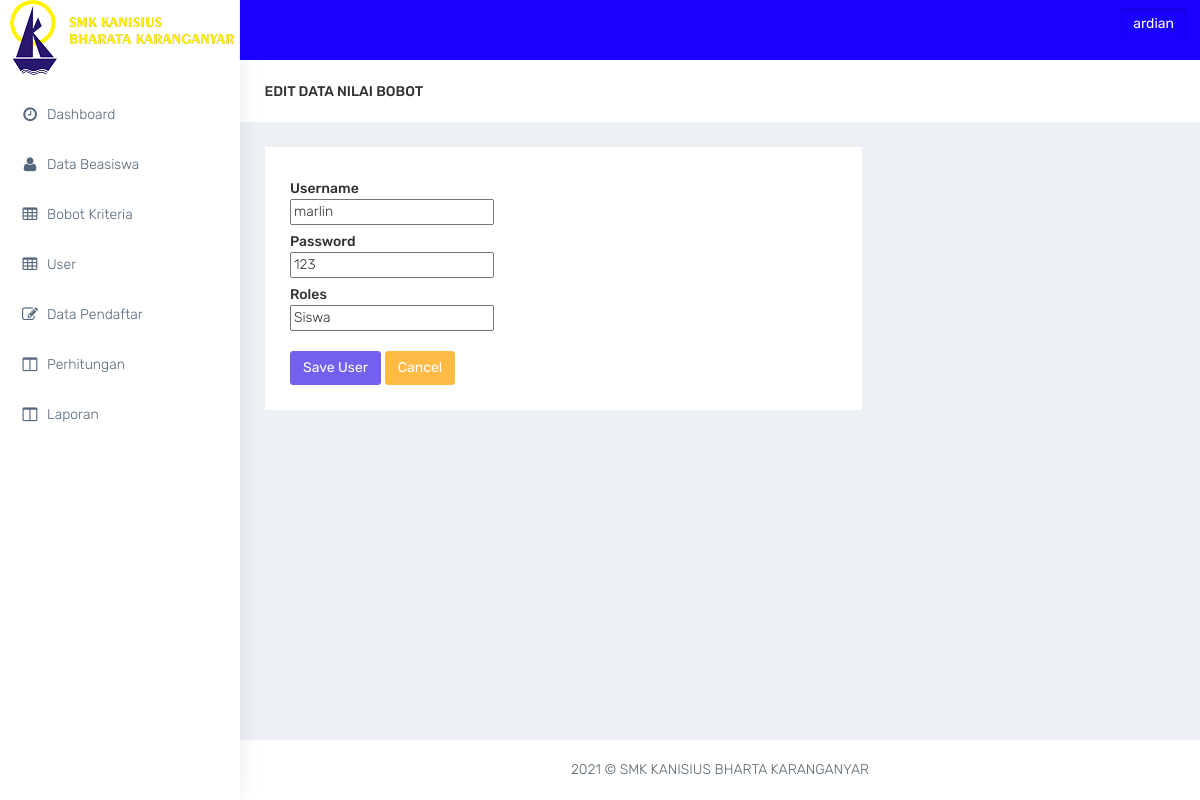
Screenshot of /edit_siswa.php?id=marlin (signed in) with the database file from the repository.
### tables this page shows
CREATE TABLE IF NOT EXISTS `user` (
`id_user` int(9) NOT NULL,
  `username` varchar(30) NOT NULL,
  `password` varchar(20) NOT NULL,
  `role` varchar(30) NOT NULL
);

### web/edit_siswa.php (the view, shortened to what this page needs)
<!DOCTYPE html>
<html lang="en">
<?php
include 'koneksi.php';
$username = $_SESSION['username'];
?>
<head>
    <link href="bootstrap/dist/css/bootstrap.min.css" rel="stylesheet">
    <link href="../plugins/bower_components/sidebar-nav/dist/sidebar-nav.min.css" rel="stylesheet">
    <link href="../plugins/bower_components/toast-master/css/jquery.toast.css" rel="stylesheet">
    <link href="../plugins/bower_components/morrisjs/morris.css" rel="stylesheet">
    <link href="../plugins/bower_components/chartist-js/dist/chartist.min.css" rel="stylesheet">
    <link href="../plugins/bower_components/chartist-plugin-tooltip-master/dist/chartist-plugin-tooltip.css" rel="stylesheet">
    <link href="css/animate.css" rel="stylesheet">
    <link href="css/style.css" rel="stylesheet">
    <link href="css/colors/default.css" id="theme" rel="stylesheet">
</head>
<body class="fix-header">
    <div id="wrapper">
        <nav class="navbar navbar-default navbar-static-top m-b-0">
            <div class="navbar-header">
                <div class="top-left-part">
                     <a class="logo" href="formulir.php">
                        <b>
                            <img src="../plugins/img/logo.png" alt="home" class="light-logo" />
                        </b>
                        <span class="hidden-xs">
                            <img src="../plugins/img/smk.png" alt="home" class="light-logo" />
                        </span>
                    </a>
                </div>
                <ul class="nav navbar-top-links navbar-right pull-right">
					<div class="btn btn-square btn-dark">
						<a class="btn dropdown-toggle" data-toggle="dropdown">
							<i class="icon-user"></i><?php echo "<font color=white>$username</font>" ?>
					</div>
                </ul>
            </div>
        </nav>
        <div class="navbar-default sidebar" role="navigation">
            <div class="sidebar-nav slimscrollsidebar">
                <div class="sidebar-head">
                    <h3><span class="fa-fw open-close"><i class="ti-close ti-menu"></i></span> <span class="hide-menu">Navigation</span></h3>
                </div>
                <ul class="nav" id="side-menu">
                <li style="padding: 90px 0 0;">
                        <a href="index.php" class="waves-effect"><i class="fa fa-clock-o fa-fw" aria-hidden="true"></i>Dashboard</a>
                    </li>
                    <li>
                        <a href="data_beasiswa.php" class="waves-effect"><i class="fa fa-user fa-fw" aria-hidden="true"></i>Data Beasiswa</a>
                    </li>
                    <li>
                        <a href="data_bobot.php" class="waves-effect"><i class="fa fa-table fa-fw" aria-hidden="true"></i>Bobot Kriteria</a>
                    </li>
                    <li>
                        <a href="input_siswa.php" class="waves-effect"><i class="fa fa-table fa-fw" aria-hidden="true"></i>User</a>
                    </li>
                    <li>
                        <a href="input_kriteria.php" class="waves-effect"><i class="fa fa-edit fa-fw" aria-hidden="true"></i>Data Pendaftar</a>
                    </li>
                    <li>
                        <a href="bobot_kriteria.php" class="waves-effect"><i class="fa fa-columns fa-fw" aria-hidden="true"></i>Perhitungan</a>
                    </li>
                    <li>
                        <a href="data_awal.php" class="waves-effect"><i class="fa fa-columns fa-fw" aria-hidden="true"></i>Laporan</a>
                    </li>
                </ul>
            </div>
        </div>
        <div id="page-wrapper">
            <div class="container-fluid">
                <div class="row bg-title">
                    <div class="col-lg-3 col-md-4 col-sm-4 col-xs-12">
                        <h4 class="page-title">EDIT DATA NILAI BOBOT</h4>
                    </div>
                </div>
                <div class="row">
					<div class="col-md-8 col-xs-12">
                        <div class="white-box">
							<?php if(!empty($_GET)){
							$id= $_GET['id'];
							$query=mysql_query("SELECT * FROM user WHERE username='$id'");
							while($row=mysql_fetch_array($query)) {
							$user = $row['username'];
							$pass = $row['password'];
							$role = $row['role'];
							}
							}
							?>
							<form class="form-horizontal" method="post" action="proses_updsiswa.php">
								<fieldset>
									<div class="control-group">
									<label class="control-label" for="inputEmail">Username</label>
										<div class="controls">
										<input name="username" type="text" id="inputEmail" value="<?php echo $user ; ?>">
										</div>
									</div>
									<div class="control-group">
									<label class="control-label" for="inputEmail">Password</label>
										<div class="controls">
										<input name="password" type="text" id="inputEmail" value="<?php echo $pass ; ?>">
										</div>
									</div>
									<div class="control-group">
									<label class="control-label" for="inputEmail">Roles</label>
										<div class="controls">
                                        <input name="role" type="text" id="inputEmail" Readonly value="<?php echo $role ; ?>">
									</div>
									<br>
									<div class="form-actions">
										<button type="submit" class="btn btn-primary">Save User</button>
										<a class="btn btn-warning" href="user_list.php">Cancel</a>
									</div>
								</fieldset>
							</form>
						</div>
					</div>
            <footer class="footer text-center"> <?php echo date("Y"); ?> &copy; SMK KANISIUS BHARTA KARANGANYAR </footer>
			</div>
		</div>
</body>
</html>

### web/css/colors/default.css (style rules this page uses)
body { background: #fff; }
.top-left-part { background: #fff; }
.top-left-part .light-logo { display: inline-block; }
.navbar-header { background: #1900ff; }
.sidebar .sidebar-head { background: #fffb00; }
.sidebar .sidebar-head h3 { color: #686868; }
.sidebar { background: #fff; box-shadow: 1px 0px 20px rgba(0, 0, 0, 0.08); }
#side-menu li a { color: #54667a; }
#side-menu li a { color: #54667a; border-left: 0px solid #fff; }
#side-menu > li > a { border-left: 3px solid transperant; }

### rows the page displays
user: username "marlin", password "123", role "Siswa"

### other values shown
$username "ardian"
